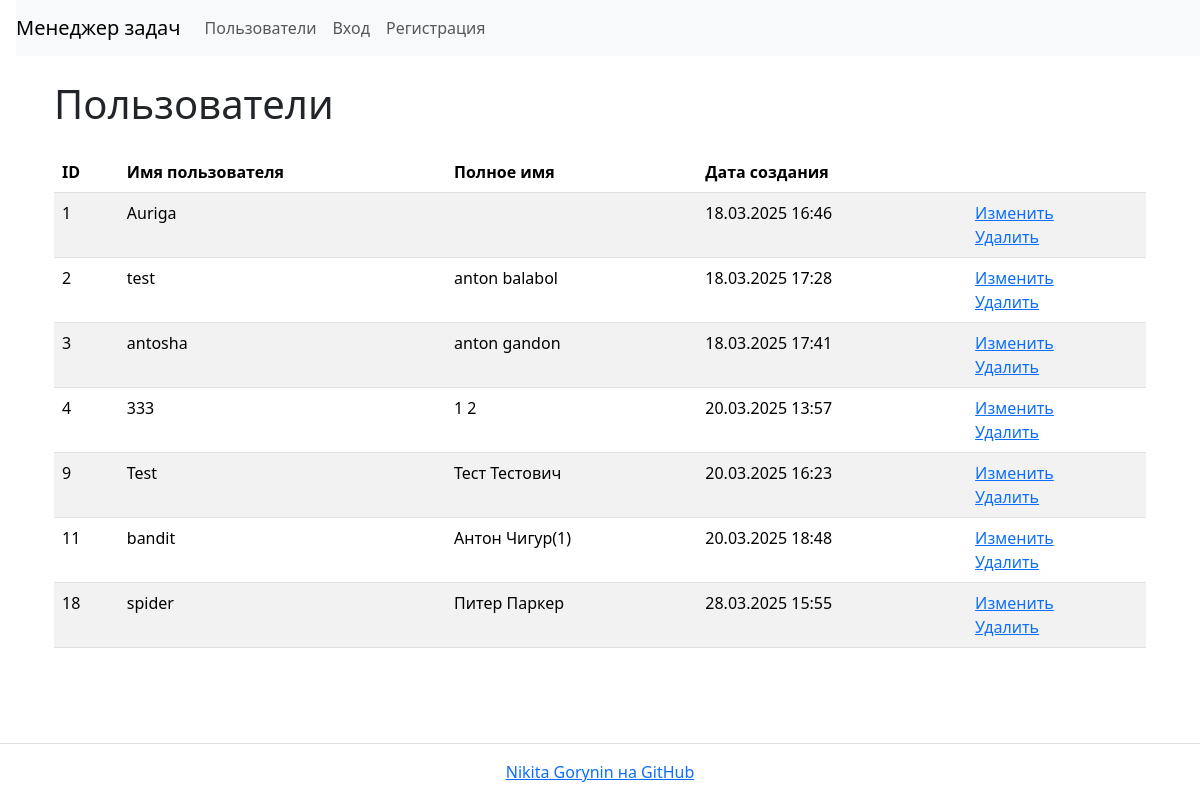
/users/, run on an earlier commit of the app's database.
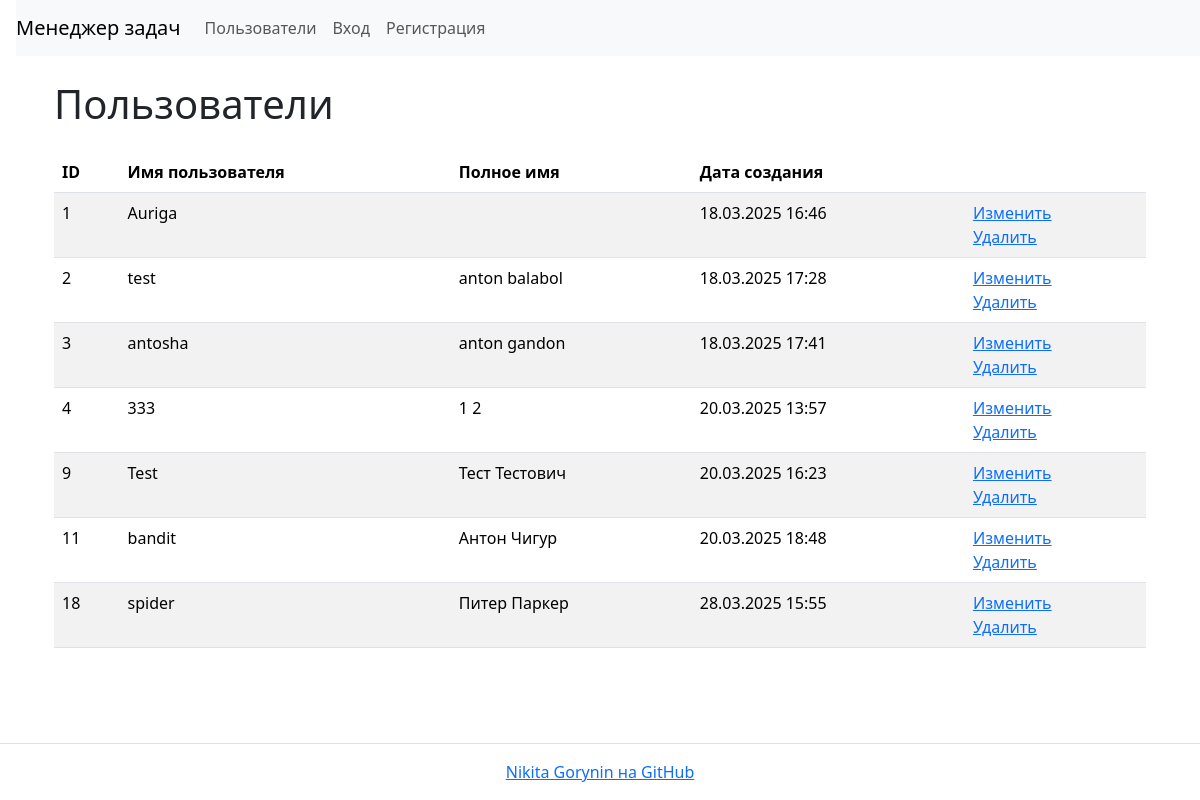
And on a later commit of the database.
### task_manager/users/models.py (models this page shows, shortened)
class User(AbstractUser):
    first_name = models.CharField(max_length=150)
    last_name = models.CharField(max_length=150)

### task_manager/users/views.py (the view)
# urls.py: path('', UsersListView.as_view(), name='users'),
class UsersListView(ListView):
    template_name = 'users/list.html'
    model = User
    context_object_name = 'users'

### task_manager/templates/users/list.html
{% extends "base.html" %}
{% block content %}
<div class="container wrapper flex-grow-1">
    <h1 class="my-4">Пользователи</h1>
    <table class="table table-striped">
        <thead>
            <tr>
                <th>ID</th>
                <th>Имя пользователя</th>
                <th>Полное имя</th>
                <th>Дата создания</th>
                <th></th>
            </tr>
        </thead>
        <tbody>
            {% if users %}
                {% for user in users %}
                    <tr>
                        <td>{{ user.id }}</td>
                        <td>{{ user.username }}</td>
                        <td>{{ user.first_name }} {{ user.last_name }}</td>
                        <td>{{ user.date_joined|date:"d.m.Y H:i" }}</td>
                        <td>
                          <a href="{% url 'user_update' user.id %}">Изменить</a>
                          <br>
                          <a href="{% url 'user_delete' user.id %}">Удалить</a>
                        </td>
                    </tr>
                {% endfor %}
            {% endif %}
        </tbody>
    </table>
</div>
{% endblock %}

What changed in the data, as far as the page shows it:
changed User "bandit": last_name "Чигур(1)" → "Чигур"
